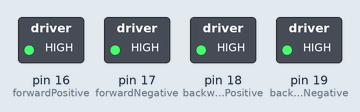
The sketch below on a simulated Arduino Uno, built with avr-gcc and run on an emulated ATmega328P. On the bench: switched loads named in the sketch (green lamp = pin HIGH).

Above: at 0.1 s.
Timing chart, 0 to 1.6 s (numbered marks = the images above):
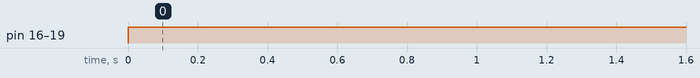

Measured:
- by itself, pin 16 (forwardPositive), pin 17 (forwardNegative), pin 18 (backwardPositive), pin 19 (backwardNegative): LOW → HIGH at 0.00 s

The sketch:

serial_test.ino
```cpp
int forwardPositive = 16;
int forwardNegative = 17;
int backwardPositive = 18;
int backwardNegative = 19;

//CHANGE THIS BASED ON YOUR PREFERENCE.
//0 = NONE, 1 = FORWARD, -1 = BACKWARD
int motorStatus = 0;

void setup() {
  // put your setup code here, to run once:
  pinMode(forwardPositive, OUTPUT);
  pinMode(forwardNegative, OUTPUT);
  pinMode(backwardPositive, OUTPUT);
  pinMode(backwardNegative, OUTPUT);
}

/*
 * !!!!!!!!!!!!!!!!!!!!!!!!
 * ENSURE THAT WHEN RUNNING THE MOTOR FORWARDS (digitalWrite LOW)
 * THE BACKWARDS SETTINGS ARE (digitalWrite HIGH) AND VICE VERSA
 * i.e. dont contradict yourself!
 * !!!!!!!!!!!!!!!!!!!!!!!!!
 */
void loop() {
  // put your main code here, to run repeatedly:
  if(motorStatus == 0) {
    //disable forward motor
    digitalWrite(forwardPositive, HIGH);
    digitalWrite(forwardNegative, HIGH);
    //disable backward motor
    digitalWrite(backwardPositive, HIGH);
    digitalWrite(backwardNegative, HIGH);
  }

  if(motorStatus == 1) {
    //disable backward motor
    digitalWrite(backwardPositive, HIGH);
    digitalWrite(backwardNegative, HIGH);
    //enable forward motor
    digitalWrite(forwardPositive, LOW);
    digitalWrite(forwardNegative, LOW);
  }

  if(motorStatus == -1) {
    //disable forward motor
    digitalWrite(forwardPositive, HIGH);
    digitalWrite(forwardNegative, HIGH);
    //enable backward motor
    digitalWrite(backwardPositive, LOW);
    digitalWrite(backwardNegative, LOW);
  }
}
```
